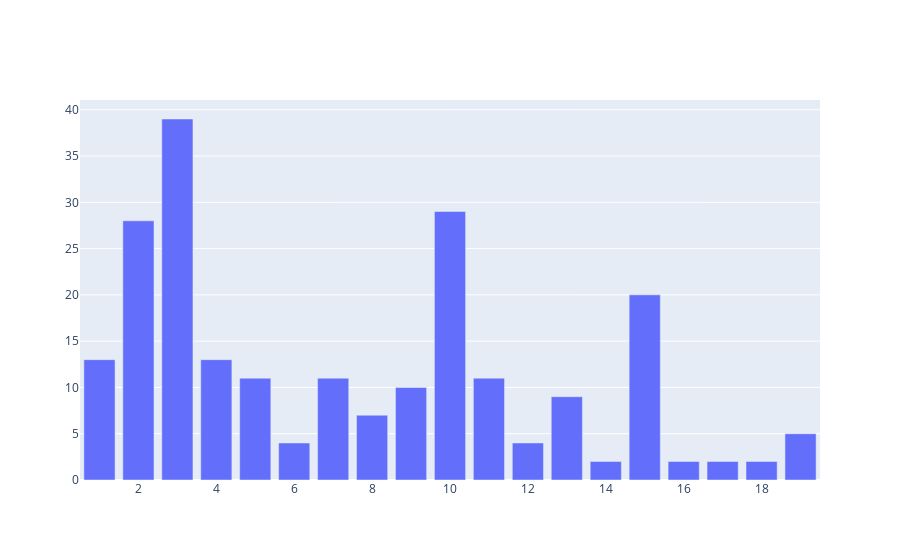

Notebook cell for this chart:
### Markdown cell above
0번부터 19번까지 20개의 modularity 존재

### Code cell
# visualize frequency of cluster 
fig = make_subplots(
    rows=1, cols=1
)

fig.add_trace(
    go.Bar(x=unique_modularity[1:], y=[len(data_per_cluster[i]) for i in unique_modularity][1:]),
    row=1, col=1
)

fig.show()

### Figure 1 — Plotly figure (JSON) as saved in the notebook; plotly's stock layout.template omitted (floating-point values rounded to 4 significant figures)
{"data": [{"type": "bar", "x": [1, 2, 3, 4, 5, 6, 7, 8, 9, 10, 11, 12, 13, 14, 15, 16, 17, 18, 19], "xaxis": "x", "y": [13, 28, 39, 13, 11, 4, 11, 7, 10, 29, 11, 4, 9, 2, 20, 2, 2, 2, 5], "yaxis": "y"}], "layout": {"xaxis": {"anchor": "y", "domain": [0, 1]}, "yaxis": {"anchor": "x", "domain": [0, 1]}}}
